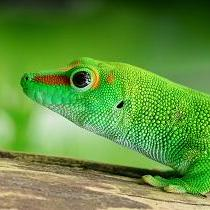
#> input picture imgs/lizard.jpeg, 210 x 210 px, found by its file name; its folder holds only this picture in this run
$ python mover.py   (older library calls are emulated)
#> lines starting #> are read from the running program, lines starting #| are printed output that depends on the picture
# make sure to put images in imgs folder in utils dir
# then create empty placeholders and photos dir in utils dir
# make sure all jpegs
# this will re-number all of them, generate placeholders, and put re-numbered images in photos to upload to s3
# will print filenames that were unusable
# rotate items that were accidentally rotated
# add number of photos to second jpeg run
# grant public access to new photos in s3
# npm run deploy
# change url dest in github

import PIL
from PIL import Image
import os

# change num for each use, create photos, imgs, and placeholders dir in utils dir
num = 236
files = os.listdir(os.getcwd()+"/imgs")
sortedFiles = sorted([tuple(x.lower().split('.')) for x in files],key=lambda kv: kv[1])
sortedFileNames = [x[0] + '.' + x[1] for x in sortedFiles]
print(sortedFileNames)

for filename in sortedFileNames:
    if filename.endswith(".gif") or filename.endswith(".png") or filename.endswith(".jpeg") or filename.endswith(".jpg"):
        newfilename = str(num) + '.' + filename.split('.')[1]
        basewidth = 50
        try:
            img = Image.open(os.getcwd()+"/imgs/"+filename)
#> img is the input picture: PIL image 210x210 RGB; mean R, G, B 95.9, 144.5, 60.4
        except PIL.UnidentifiedImageError:
            print(filename)
            continue
        img.save(os.getcwd()+"/photos/"+newfilename)
        wpercent = (basewidth / float(img.size[0]))
#> wpercent = 0.238
        hsize = int((float(img.size[1]) * float(wpercent)))
#> hsize = 50
        img = img.resize((basewidth, hsize), PIL.Image.ANTIALIAS)
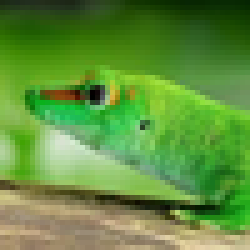
#> img: PIL image 50x50 RGB (shown 5 times larger); mean R, G, B 95.8, 144.5, 60.4
        img.save(os.getcwd()+"/placeholders/"+newfilename)
        num+=1
